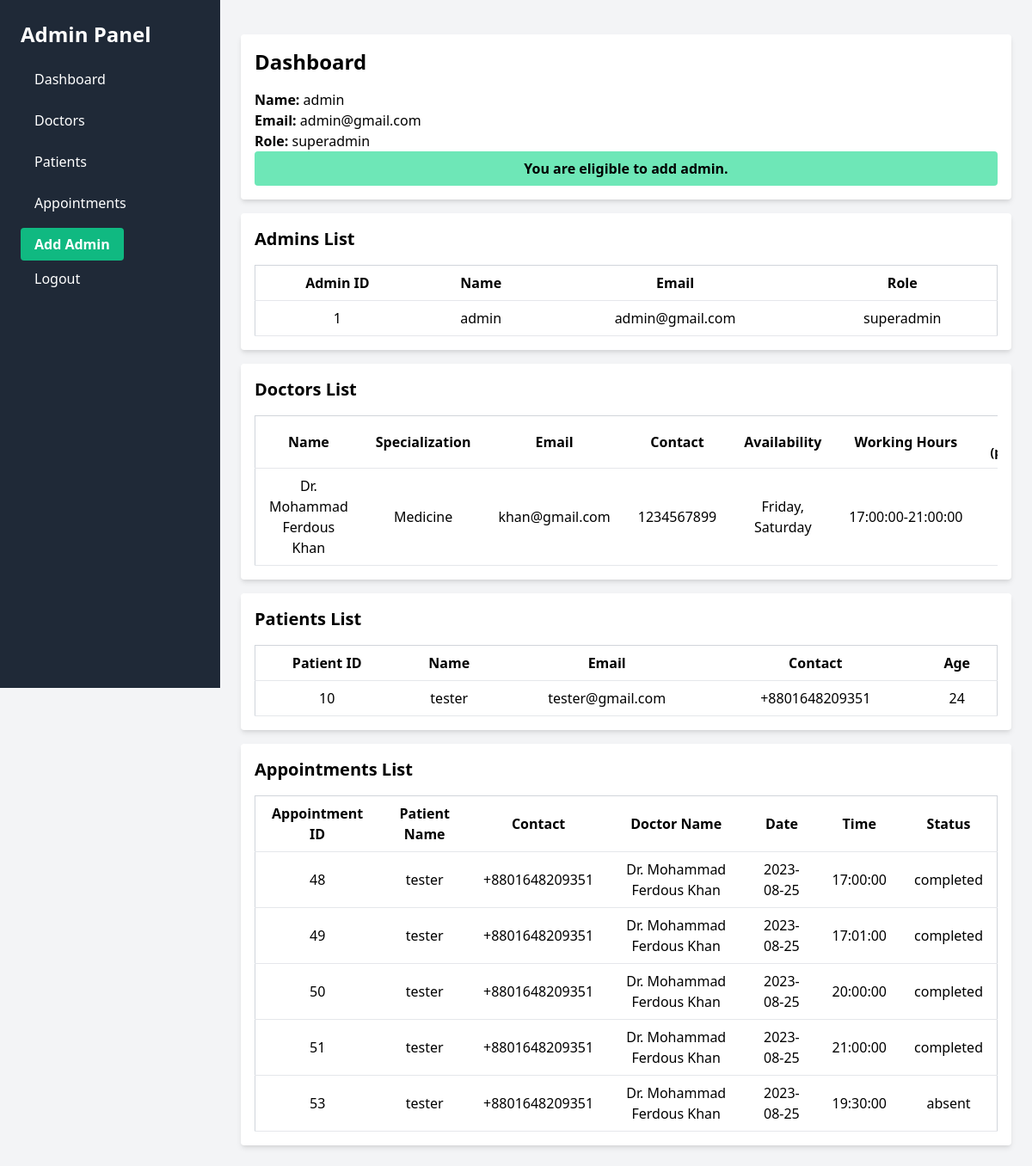
Page /admin.php (signed in) on the committed database.
### tables this page shows
CREATE TABLE `doctors` (
  `doctor_id` int(11) NOT NULL,
  `name` varchar(255) NOT NULL,
  `email` varchar(255) NOT NULL,
  `phone` varchar(20) NOT NULL,
  `password` varchar(255) NOT NULL,
  `specialization` varchar(255) NOT NULL,
  `fee` int(255) NOT NULL,
  `reg_num` varchar(255) NOT NULL,
  `status` enum('pending','approved') DEFAULT 'pending',
  `start` time NOT NULL,
  `end` time NOT NULL,
  `availability` varchar(255) NOT NULL,
  `profile_picture` varchar(255) DEFAULT NULL
);

CREATE TABLE `patients` (
  `patient_id` int(11) NOT NULL,
  `name` varchar(255) NOT NULL,
  `email` varchar(255) NOT NULL,
  `phone` varchar(15) NOT NULL,
  `age` int(255) NOT NULL,
  `password` varchar(255) NOT NULL
);

CREATE TABLE `appointments` (
  `appointment_id` int(11) NOT NULL,
  `patient_id` int(11) NOT NULL,
  `doctor_id` int(11) NOT NULL,
  `appointment_date` date NOT NULL,
  `appointment_time` time NOT NULL,
  `status` enum('confirmed','absent','completed') DEFAULT 'confirmed'
);

### web/admin.php (the view, shortened to what this page needs)
<?php
$adminId = $_SESSION["admin_id"];
$conn = mysqli_connect("localhost", "root", "", "doctor_appointment_system");
$query = "SELECT * FROM admins WHERE admin_id = $adminId";
$result = mysqli_query($conn, $query);
$admin = mysqli_fetch_assoc($result);
$queryPatients = "SELECT * FROM patients";
$resultPatients = mysqli_query($conn, $queryPatients);
$patients = mysqli_fetch_all($resultPatients, MYSQLI_ASSOC);
$queryDoctors = "SELECT * FROM doctors";
$resultDoctors = mysqli_query($conn, $queryDoctors);
$doctors = mysqli_fetch_all($resultDoctors, MYSQLI_ASSOC);
$queryAppointment = "SELECT a.appointment_id, p.name AS pname, p.phone,d.name AS dname, a.appointment_date, a.appointment_time, a.status
          FROM appointments a
          JOIN patients p ON a.patient_id = p.patient_id
          JOIN doctors d ON a.doctor_id = d.doctor_id";
$resultAppointment = mysqli_query($conn, $queryAppointment);
$appointments = mysqli_fetch_all($resultAppointment, MYSQLI_ASSOC);
$queryAdmin = "SELECT * FROM admins";
$resultAdmin = mysqli_query($conn, $queryAdmin);
$admins = mysqli_fetch_all($resultAdmin, MYSQLI_ASSOC);
?>
<!DOCTYPE html>
<html lang="en">
<head>
    <link href="https://cdn.jsdelivr.net/npm/tailwindcss@2.2.19/dist/tailwind.min.css" rel="stylesheet">
</head>
<body class="bg-gray-100">
    <aside class="bg-gray-800 text-white h-screen w-64 fixed sidebar">
        <div class="p-6">
            <a href="admin.php" class="text-2xl font-bold mb-4">Admin Panel</a>
            <ul class="space-y-2 mt-4 ">
                <li>
                    <a href="#dashboard" class="block py-2 px-4 rounded-md hover:bg-gray-700">Dashboard</a>
                </li>
                <li>
                    <a href="#doctors-list" class="block py-2 px-4 rounded-md hover:bg-gray-700">Doctors</a>
                </li>
                <li>
                    <a href="#patients-list" class="block py-2 px-4 rounded-md hover:bg-gray-700">Patients</a>
                </li>
                <li>
                    <a href="#appointments-list" class="block py-2 px-4 rounded-md hover:bg-gray-700">Appointments</a>
                </li>
                <li>
                    <?php if ($admin['role'] === 'superadmin') : ?>
                        <div class="rounded mt-4">
                            <a href="register_admin.php" class="bg-green-500 hover:bg-green-600 text-white font-bold py-2 px-4 rounded">Add Admin</a>
                        </div>
                    <?php endif; ?>
                </li>
                <li>
                    <a href="admin_logout.php" class="block py-2 px-4 rounded-md hover:bg-gray-700">Logout</a>
                </li>
            </ul>
        </div>
    </aside>
    <main class="ml-64 p-6 main-content">
        <div class="bg-white shadow-md rounded p-4 mt-4" id="dashboard">
            <h2 class="text-2xl font-bold mb-4">Dashboard</h2>
            <p><strong>Name:</strong> <?php echo $admin['name']; ?></p>
            <p><strong>Email:</strong> <?php echo $admin['email']; ?></p>
            <p><strong>Role:</strong> <?php echo $admin['role']; ?></p>
            <p class="py-2 px-4 <?php echo ($admin['role'] === 'superadmin') ? 'bg-green-300' : 'bg-red-300'; ?> text-black text-center font-bold rounded">
                <?php echo ($admin['role'] === 'superadmin') ? 'You are eligible to add admin.' : 'You are not eligible to add admin.'; ?>
            </p>
        </div>
        <div class="bg-white shadow-md rounded p-4 mt-4" id="admins-list">
            <h2 class="text-xl font-bold mb-4">Admins List</h2>
            <table class="min-w-full bg-white border border-gray-300 text-center">
                <thead>
                    <tr>
                        <th class="py-2 px-4 border-b">Admin ID</th>
                        <th class="py-2 px-4 border-b">Name</th>
                        <th class="py-2 px-4 border-b">Email</th>
                        <th class="py-2 px-4 border-b">Role</th>
                    </tr>
                </thead>
                <tbody>
                    <?php foreach ($admins as $admin) : ?>
                        <tr>
                            <td class="py-2 px-4 border-b"><?php echo $admin['admin_id']; ?></td>
                            <td class="py-2 px-4 border-b"><?php echo $admin['name']; ?></td>
                            <td class="py-2 px-4 border-b"><?php echo $admin['email']; ?></td>
                            <td class="py-2 px-4 border-b"><?php echo $admin['role']; ?></td>
                        </tr>
                    <?php endforeach; ?>
                </tbody>
            </table>
        </div>
        <div class="bg-white shadow-md rounded p-4 mt-4" id="doctors-list">
            <h2 class="text-xl font-bold mb-4">Doctors List</h2>
            <div class="table-container overflow-x-auto">
                <table class="min-w-full bg-white border border-gray-300">
                    <thead>
                        <tr>
                            <th class="px-4 py-2 border-b">Name</th>
                            <th class="px-4 py-2 border-b">Specialization</th>
                            <th class="px-4 py-2 border-b">Email</th>
                            <th class="px-4 py-2 border-b">Contact</th>
                            <th class="px-4 py-2 border-b">Availability</th>
                            <th class="px-4 py-2 border-b">Working Hours</th>
                            <th class="px-4 py-2 border-b">Status<p class="text-sm">(pending/approved)</p>
                            </th>
                        </tr>
                    </thead>
                    <tbody>
                        <?php foreach ($doctors as $doctor) : ?>
                            <tr>
                                <td class="px-4 py-2 border-b text-center"><?php echo $doctor['name']; ?></td>
                                <td class="px-4 py-2 border-b text-center"><?php echo $doctor['specialization']; ?></td>
                                <td class="px-4 py-2 border-b text-center"><?php echo $doctor['email']; ?></td>
                                <td class="px-4 py-2 border-b text-center"><?php echo $doctor['phone']; ?></td>
                                <td class="px-4 py-2 border-b text-center"><?php echo $doctor['availability']; ?></td>
                                <td class="px-4 py-2 border-b text-center"><?php echo $doctor['start'] . '-' . $doctor['end']; ?></td>
                                <td class="px-4 py-2 border-b text-center status editable"><?php echo $doctor['status']; ?></td>
                            </tr>
                        <?php endforeach; ?>
                    </tbody>
                </table>
            </div>
        </div>
        <div class="bg-white shadow-md rounded p-4 mt-4" id="patients-list">
            <h2 class="text-xl font-bold mb-4">Patients List</h2>
            <table class="min-w-full bg-white border border-gray-300 text-center">
                <thead>
                    <tr>
                        <th class="py-2 px-4 border-b">Patient ID</th>
                        <th class="py-2 px-4 border-b">Name</th>
                        <th class="py-2 px-4 border-b">Email</th>
                        <th class="py-2 px-4 border-b">Contact</th>
                        <th class="py-2 px-4 border-b">Age</th>
                    </tr>
                </thead>
                <tbody>
                    <?php foreach ($patients as $patient) : ?>
                        <tr>
                            <td class="py-2 px-4 border-b"><?php echo $patient['patient_id']; ?></td>
                            <td class="py-2 px-4 border-b"><?php echo $patient['name']; ?></td>
                            <td class="py-2 px-4 border-b"><?php echo $patient['email']; ?></td>
                            <td class="py-2 px-4 border-b"><?php echo $patient['phone']; ?></td>
                            <td class="py-2 px-4 border-b"><?php echo $patient['age']; ?></td>
                        </tr>
                    <?php endforeach; ?>
                </tbody>
            </table>
        </div>
        <div class="bg-white shadow-md rounded p-4 mt-4" id="appointments-list">
            <h2 class="text-xl font-bold mb-4">Appointments List</h2>
            <table class="min-w-full bg-white border border-gray-300 text-center">
                <thead>
                    <tr>
                        <th class="py-2 px-4 border-b">Appointment ID</th>
                        <th class="py-2 px-4 border-b">Patient Name</th>
                        <th class="py-2 px-4 border-b">Contact</th>
                        <th class="py-2 px-4 border-b">Doctor Name</th>
                        <th class="py-2 px-4 border-b">Date</th>
                        <th class="py-2 px-4 border-b">Time</th>
                        <th class="py-2 px-4 border-b">Status</th>
                    </tr>
                </thead>
                <tbody>
                    <?php foreach ($appointments as $appointment) : ?>
                        <tr>
                            <td class="py-2 px-4 border-b"><?php echo $appointment['appointment_id']; ?></td>
                            <td class="py-2 px-4 border-b"><?php echo $appointment['pname']; ?></td>
                            <td class="py-2 px-4 border-b"><?php echo $appointment['phone']; ?></td>
                            <td class="py-2 px-4 border-b"><?php echo $appointment['dname']; ?></td>
                            <td class="py-2 px-4 border-b"><?php echo $appointment['appointment_date']; ?></td>
                            <td class="py-2 px-4 border-b"><?php echo $appointment['appointment_time']; ?></td>
                            <td class="py-2 px-4 border-b"><?php echo $appointment['status']; ?></td>
                        </tr>
                    <?php endforeach; ?>
                </tbody>
            </table>
        </div>
    </main>
</body>
</html>

### web/admin.php (style rules this page uses)
.editable { cursor: pointer; }
.table-container { max-width: 100%; overflow-x: auto; }
table th { white-space: wrap; }
table td { white-space: wrap; overflow: hidden; text-overflow: ellipsis; text-decoration: wrap; max-width: 100%; }

### rows in the picture
doctors: name "Dr. Mohammad Ferdous Khan", specialization "Medicine", email "khan@gmail.com", phone "1234567899", availability "Friday, Saturday", start "17:00:00", end "21:00:00"
patients: patient_id "10", name "tester", email "tester@gmail.com", phone "+8801648209351", age "24"
appointments: appointment_id "48", patient.name "tester", patient.phone "+8801648209351", doctor.name "Dr. Mohammad Ferdous Khan", appointment_date "2023-08-25", appointment_time "17:00:00", status "completed"
appointments: appointment_id "49", patient.name "tester", patient.phone "+8801648209351", doctor.name "Dr. Mohammad Ferdous Khan", appointment_date "2023-08-25", appointment_time "17:01:00", status "completed"
appointments: appointment_id "50", patient.name "tester", patient.phone "+8801648209351", doctor.name "Dr. Mohammad Ferdous Khan", appointment_date "2023-08-25", appointment_time "20:00:00", status "completed"
appointments: appointment_id "51", patient.name "tester", patient.phone "+8801648209351", doctor.name "Dr. Mohammad Ferdous Khan", appointment_date "2023-08-25", appointment_time "21:00:00", status "completed"
appointments: appointment_id "53", patient.name "tester", patient.phone "+8801648209351", doctor.name "Dr. Mohammad Ferdous Khan", appointment_date "2023-08-25", appointment_time "19:30:00", status "absent"

### other values in the picture
$admin['name'] "admin"
$admin['email'] "admin@gmail.com"
$admin['role'] "superadmin"
$admin['admin_id'] "1"
